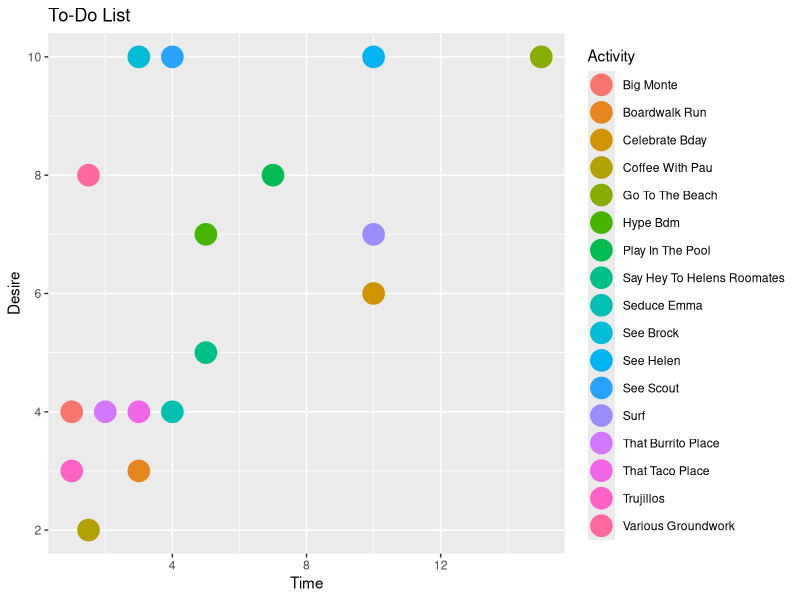

R code for this plot: (Note: this script raises an error after producing the figure.)
library(dplyr)
library(ggplot2)
library(tidyverse)
library(maps)


desire<-read.csv("san.dan.csv")

desire<-desire %>% 
  rename("Time" = estimated.time..hours.,
         "Desire" = desire.1.10.,
         "Activity" = activity)

desire$Activity=str_to_title(desire$Activity)  

plot_desire<-ggplot(data = desire)+
  geom_point(mapping = aes(x=Time,
                           y=Desire,
                           color = Activity),
             size = 7)+
  ggtitle("To-Do List")

table<-kable(desire)

total<- nrow(desire)

tot.time<-sum(desire$Time)

want_most<-desire %>% 
  filter(Desire == max(Desire)) %>% 
  select(Activity)

time_in_sd<-107
free_time_in_sd<-time_in_sd-tot.time
free_time_df<- tibble("Time"=free_time_in_sd, "Activity"= "EXTRA TIME, for sleep or whatever")

desire_for_pie<-desire %>% 
  subset(select = c("Time", "Activity")) %>% 
  full_join(free_time_df)

pie<-ggplot(data = desire_for_pie)+
  geom_col(mapping = aes(x="",
                         y=Time, 
                         fill = Activity),color="white")+
  coord_polar("y", start=0)+
  theme_void()+
  ggtitle("Pie chart of allocation of all 107 hours in San Diego")
